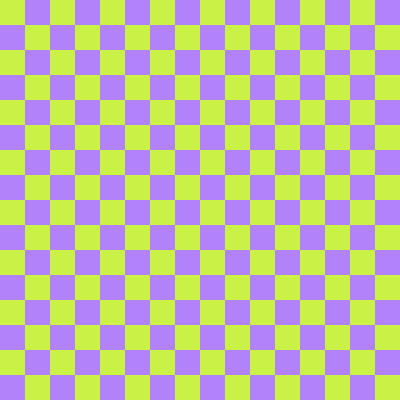
Frame 1 (no input)
Frame 60 (no input): identical to frame 1, image omitted
Frame 120 (the mouse pressed at the canvas centre since frame 60): identical to frame 1, image omitted

The p5.js sketch that drew this single still picture (run headless with seeded random() and noise() and a simulated clock; from frame 60 on, the mouse is pressed at the canvas centre):

// p5.js sketch
// ── sketch.js
function setup() {
  createCanvas(400, 400);
}

function draw() {
  background(178, 130, 250);
  fill(202, 242, 70);
  noStroke();
  
  for (let x = 0; x < width; x = x + 50) {
    for (let y = 0; y < height; y = y + 50) {
      rect(x, y, 25, 25);
    }
  }
  for (let x = 25; x < width; x = x + 50) {
    for (let y = 25; y < height; y = y + 50) {
      rect(x, y, 25, 25);
    }
  }
}
